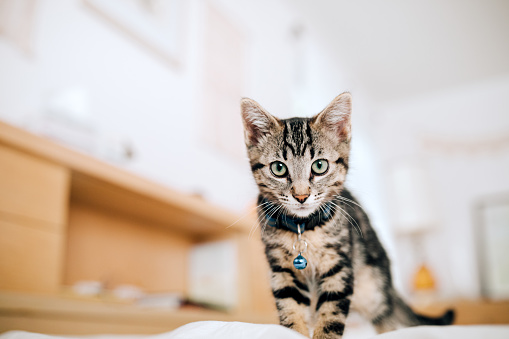
#> input picture Photos/cat_1.jpeg, 509 x 339 px
$ python contours.py
#> lines starting #> are read from the running program, lines starting #| are printed output that depends on the picture; after the words box and inside, x2 and y2 are one past the last pixel; in counts of white or black regions, pixels touching at a corner belong together
import cv2 as cv
import numpy as np

img = cv.imread("Photos/cat_1.jpeg")
#> img is the input picture: shape (339, 509, 3); mean B, G, R 181.6, 192.8, 206.6
cv.imshow("cat", img)

blank = np.zeros(img.shape, dtype="uint8")
cv.imshow("blank", blank)

gray = cv.cvtColor(img, cv.COLOR_BGR2GRAY)
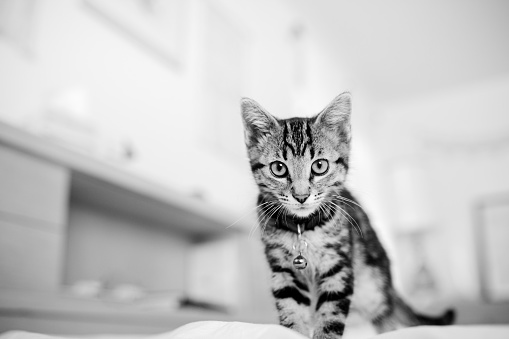
#> gray: shape (339, 509); min 0, max 255, mean 195.6
cv.imshow("gray", gray)

blur = cv.GaussianBlur(gray, (5,5), cv.BORDER_DEFAULT)
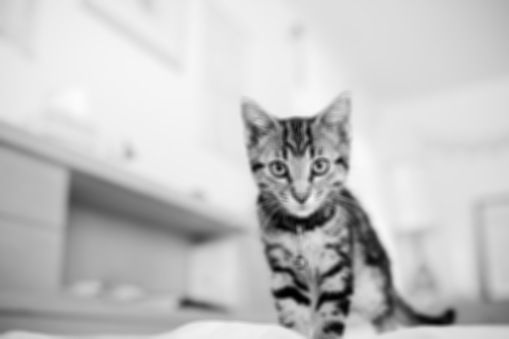
#> blur: shape (339, 509); min 0, max 251, mean 195.6
cv.imshow("blur", blur)

canny = cv.Canny(blur, 125, 175)
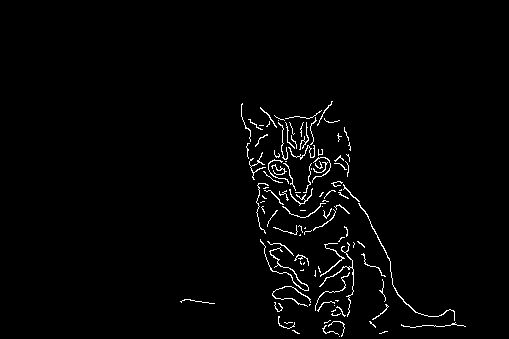
#> canny: shape (339, 509); 1.8% white in thin lines or dots, all inside (x1, y1, x2, y2) = (180, 101, 466, 337)
cv.imshow("canny", canny)

ret, thresh = cv.threshold(gray, 125, 255, cv.THRESH_BINARY)
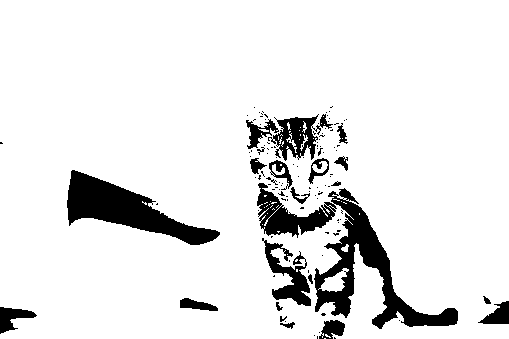
#> thresh: shape (339, 509); 90.1% white; 120 black regions (97 under 20 px)
cv.imshow("thresh", thresh)

contours, hierarchies = cv.findContours(canny, cv.RETR_LIST, cv.CHAIN_APPROX_NONE)
#> contours = 109 contours, 103 with area under 20; largest, box (x1, y1, x2, y2) and area: (358, 203, 455, 321) 52, (260, 239, 309, 291) 45, (319, 242, 354, 317) 40, (320, 243, 345, 277) 26, (289, 188, 313, 206) 25, (272, 286, 311, 307) 24
print(f"{len(contours)} contour's found")
#| 109 contour's found

cv.drawContours(blank, contours, -1, (0,0,255), 1)
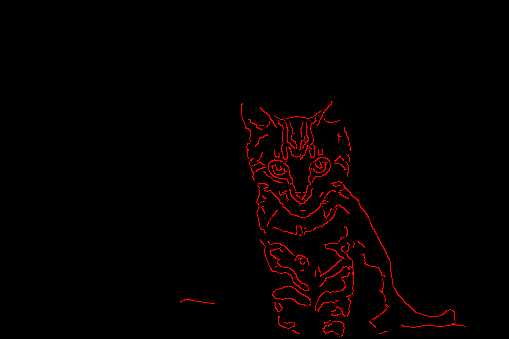
#> blank: shape (339, 509, 3); mean of channels 0, 1, 2 0, 0, 4.7; drawn as B, G, R
cv.imshow("draw", blank)

cv.waitKey(0)

$ run again, with Photos/cat_2.jpeg copied over Photos/cat_1.jpeg
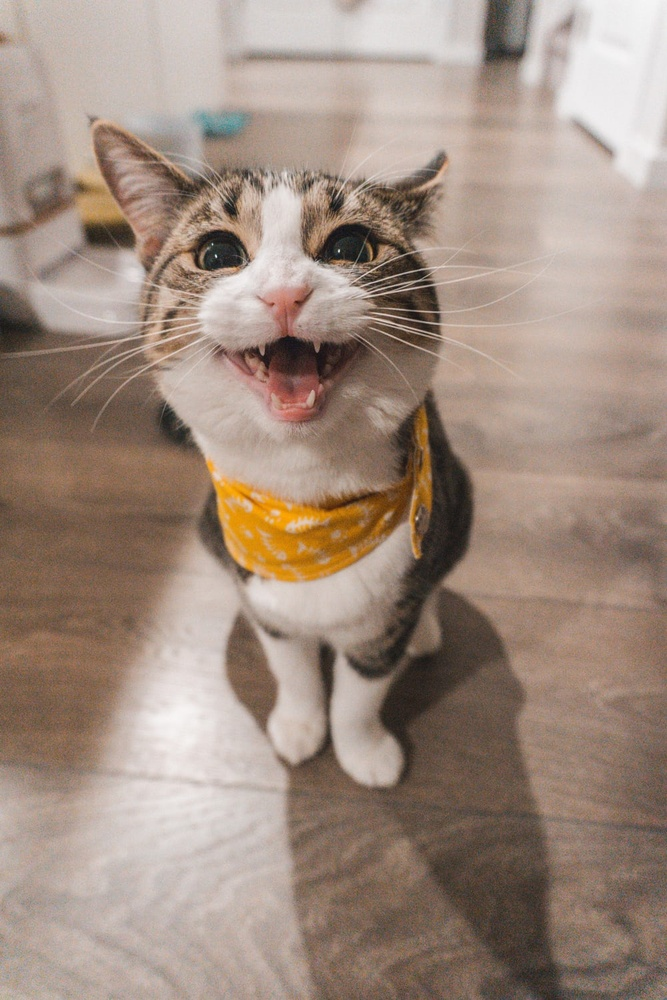
#> input picture Photos/cat_2.jpeg, 667 x 1000 px, shrunk from 1000 x 1500 before the run
#> img is the input picture: shape (1000, 667, 3); mean B, G, R 127.2, 140.1, 159.5
#> `canny = cv.Canny(blur, 125, 175)`:
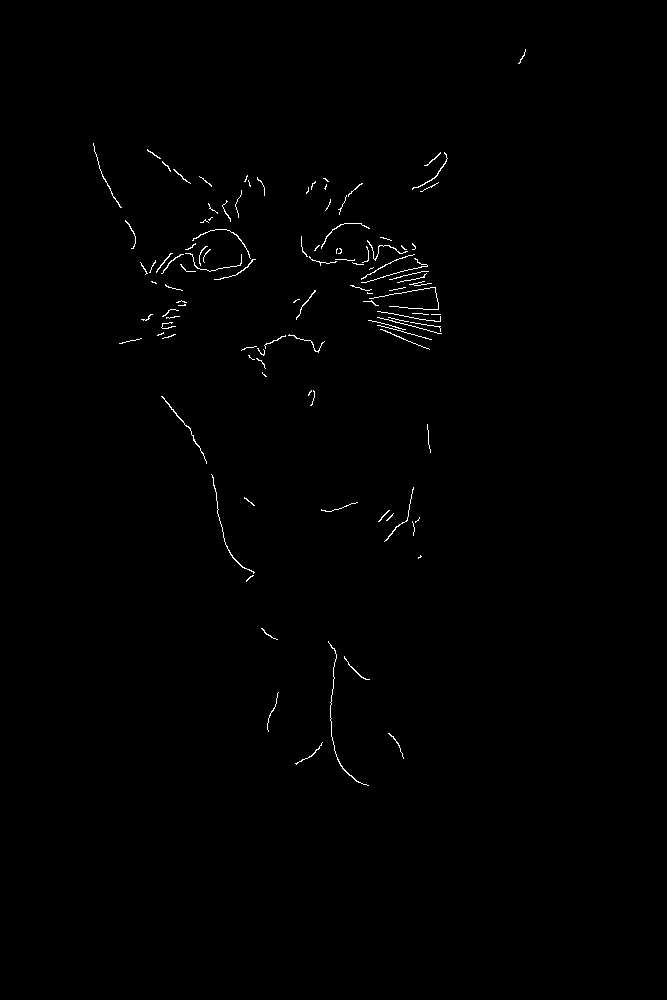
#> canny: shape (1000, 667); 0.53% white in thin lines or dots, all inside (x1, y1, x2, y2) = (93, 49, 526, 786)
#> `ret, thresh = cv.threshold(gray, 125, 255, cv.THRESH_BINARY)`:
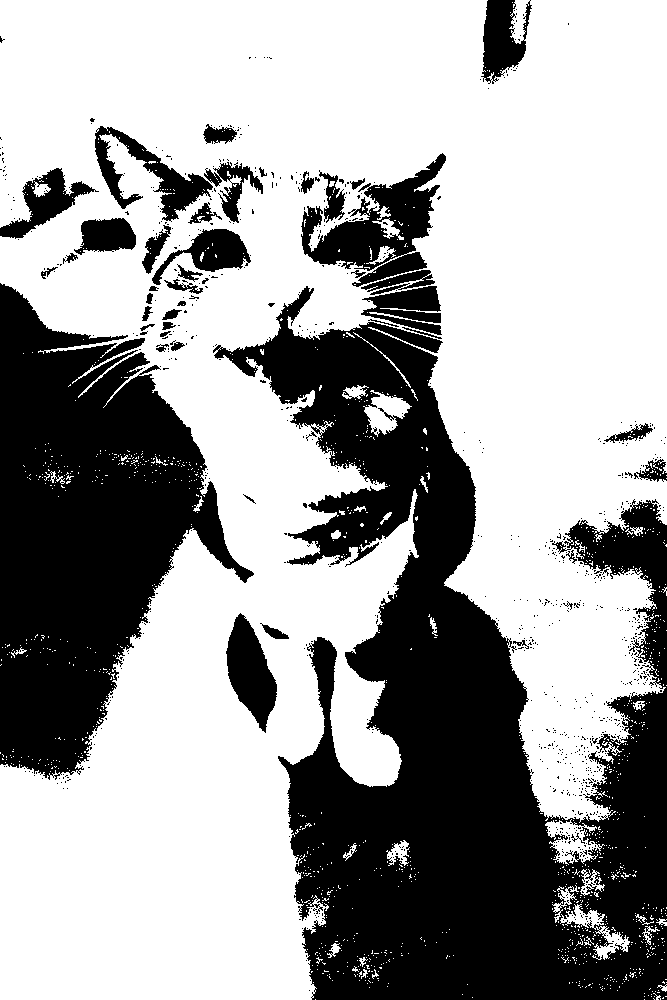
#> thresh: shape (1000, 667); 62.9% white; 916 black regions (870 under 20 px)
#> contours = 109 contours, 105 with area under 20; largest, box (x1, y1, x2, y2) and area: (161, 396, 207, 464) 32, (412, 152, 448, 190) 25, (328, 641, 369, 786) 24, (211, 474, 255, 574) 23
#| 109 contour's found
